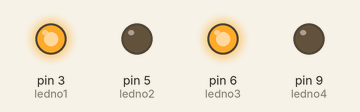
Simulated run of this sketch. Board: Arduino Uno, built with avr-gcc and run on an emulated ATmega328P. Parts: output pins drawn as LEDs (lit = HIGH).

Above: at 0.05 s.
At 1.35 s:
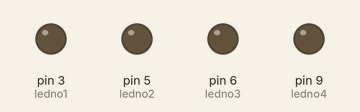
At 2.85 s:
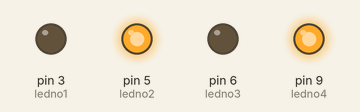
Timing chart, 0 to 3.1 s (numbered marks = the images above):
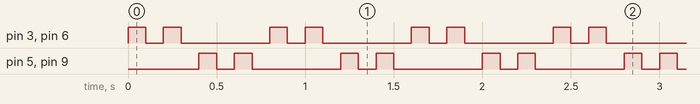

The sketch:

sketch_jun09d.ino
```cpp
int ledno1=3;
int ledno2=5;
int ledno3=6;
int ledno4=9;


void setup() {
  // put your setup code here, to run once:
  pinMode(ledno1,OUTPUT);
  pinMode(ledno2,OUTPUT);
  pinMode(ledno3,OUTPUT);
  pinMode(ledno4,OUTPUT);
}

void loop() {
  // put your main code here, to run repeatedly:
  for(int i=1;i<=2;i++)
  {
    digitalWrite(ledno1,HIGH);
    digitalWrite(ledno3,HIGH);
    delay(100);
    digitalWrite(ledno1,LOW);
    digitalWrite(ledno3,LOW);
    delay(100);
  }
  for(int j=1;j<=2;j++)
  {
    digitalWrite(ledno2,HIGH);
    digitalWrite(ledno4,HIGH);
    delay(100);
    digitalWrite(ledno2,LOW);
    digitalWrite(ledno4,LOW);
    delay(100);
  }

}
```

Measured:
- by itself, pin 3 (ledno1), pin 5 (ledno2), pin 6 (ledno3), pin 9 (ledno4): repeats every 0.80 s: LOW 0.10 s, HIGH 0.10 s, LOW 0.50 s, HIGH 0.10 s
